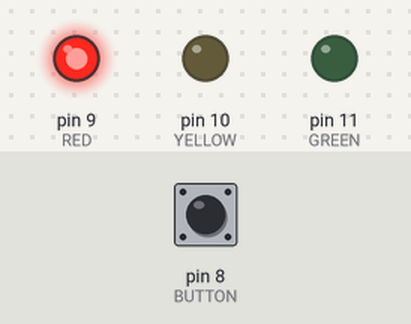
Simulated run of this sketch. Board: Arduino Uno, built with avr-gcc and run on an emulated ATmega328P. Parts: output pins drawn as LEDs (lit = HIGH). Inputs (shaded band) come from the test bench; at power-on: pin 8 (BUTTON) HIGH.

Above: at 0.5 s.
At 2.5 s:
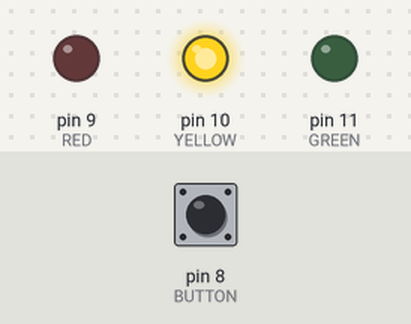
At 4.5 s:
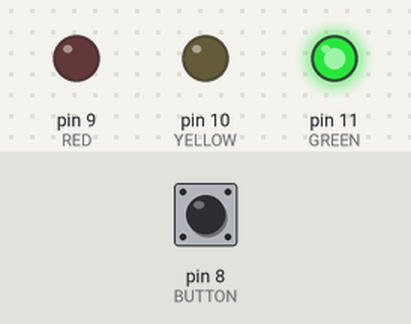
At 5.5 s:
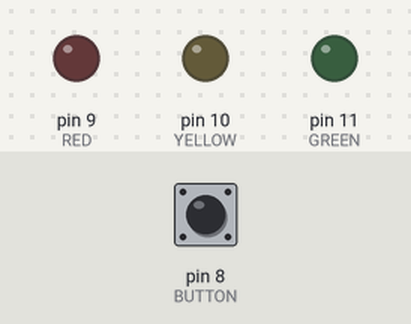
Timing chart, 0 to 7.8 s (numbered marks = the images above):
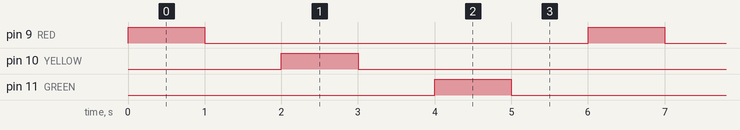

Measured:
- by itself, pin 9 (RED), pin 10 (YELLOW), pin 11 (GREEN): alternates HIGH for 1.0 s and LOW for 5.0 s
- by itself, everything shown: repeats every 6.0 s, in 6 steps

The sketch:

code.ino
```cpp
const int RED = 9;
const int YELLOW = 10;
const int GREEN = 11;
const int BUTTON = 8;

const int arr[] = {RED, YELLOW, GREEN};
const int size = sizeof(arr) / sizeof(arr[0]);

void setup() {
  pinMode(RED, OUTPUT);
  pinMode(YELLOW, OUTPUT);
  pinMode(GREEN, OUTPUT);
  pinMode(BUTTON, INPUT_PULLUP);
}

// Corrected blink function
void blink(const int arr[], int size) {
  for (int i = 0; i < size; i++) {
    if (digitalRead(BUTTON) == LOW) {
      digitalWrite(RED, HIGH);
      while (digitalRead(BUTTON) == LOW);
      digitalWrite(RED, LOW);
      return;
    }

    digitalWrite(arr[i], HIGH);
    delay(1000);
    digitalWrite(arr[i], LOW);
    delay(1000);
  }
}

void loop() {
  blink(arr, size);
}
```
